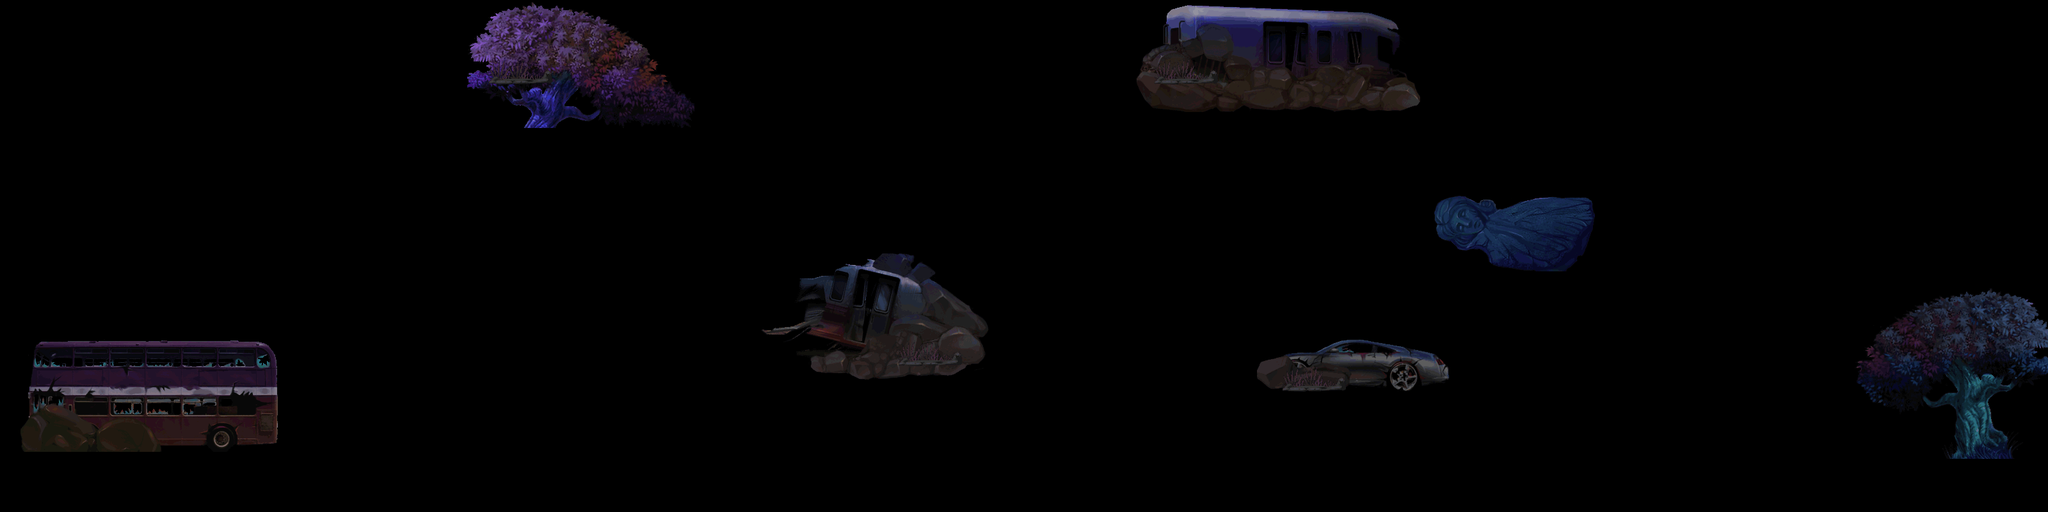

Rendered tile map (Tiled .tmx) drawn with the repository's tilesets; below, a short description and the map source with its tile grids summarised:
An orthogonal 80x20 tile map with 40x40 px tiles, 2 tile layers (land1, land2).

<map version="1.0" orientation="orthogonal" width="80" height="20" tilewidth="40" tileheight="40">
 <tileset firstgid="1" name="a-jinjing" tilewidth="40" tileheight="40">
  <image source="a-jinjing.png" width="2036" height="1144" />
 </tileset>
 <layer name="land1" width="80" height="20">
  <data>[1600 cells, 463 non-empty, 463 distinct tile ids]</data>
 </layer>
 <layer name="land2" width="80" height="20">
  <data>[1600 cells, 48 non-empty, 12 distinct tile ids]</data>
 </layer>
</map>
